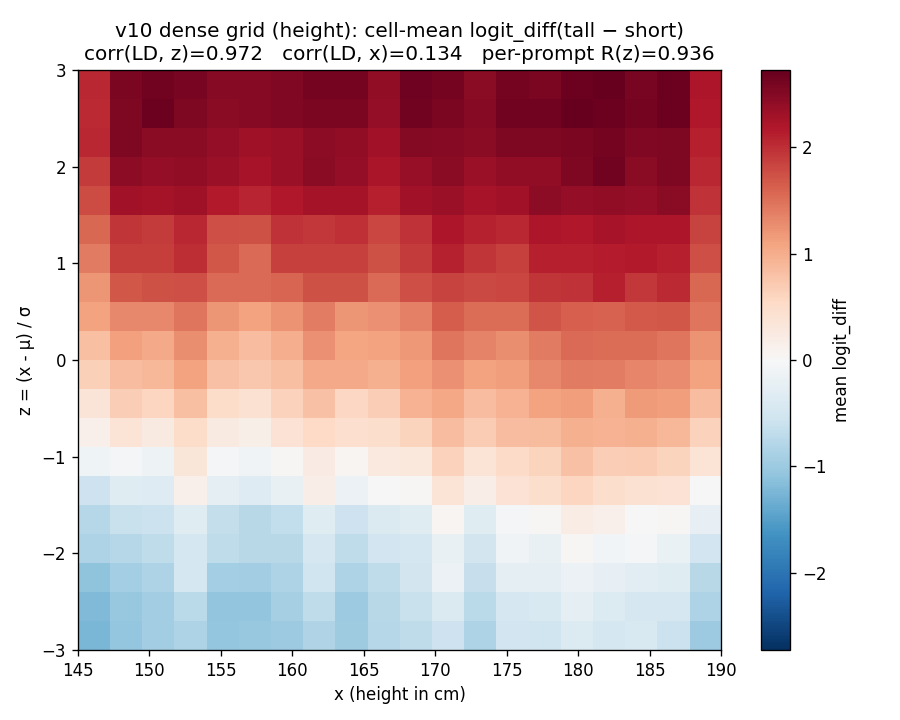
#> input picture figures/v10/behavioral_logit_diff_xz.png, 900 x 720 px
$ python build_paper_result_figures.py
#> lines starting #> are read from the running program, lines starting #| are printed output that depends on the picture
#!/usr/bin/env python3
"""Build paper-facing result figures from existing repo artifacts.

These figures intentionally remove internal experiment labels from visible
titles. Source provenance stays in LaTeX comments/captions and git history.
"""

from __future__ import annotations

import json
import importlib.util
import math
from pathlib import Path

import matplotlib.pyplot as plt
import numpy as np
from PIL import Image, ImageDraw, ImageFont


ROOT = Path(__file__).resolve().parents[1]
PAPER_FIG = ROOT / "paper" / "figures"
PAPER_FIG.mkdir(parents=True, exist_ok=True)

PAIR_LABELS = {
    "age": "Age",
    "bmi_abs": "BMI",
    "experience": "Experience",
    "height": "Height",
    "size": "Size",
    "speed": "Speed",
    "wealth": "Income",
    "weight": "Weight",
}

PAIR_ORDER = ["height", "age", "weight", "size", "speed", "wealth", "experience", "bmi_abs"]

DIST_LABELS = {
    "normal": "Normal",
    "uniform": "Uniform",
    "beta_u": "U-shaped beta",
    "beta_low": "Low-skew beta",
    "beta_high": "High-skew beta",
    "bimodal": "Bimodal",
}

ORDER_LABELS = {
    "random": "Random",
    "ascending": "Ascending",
    "descending": "Descending",
    "alternating_low_high": "Alternating",
    "near_target_first": "Near target first",
    "near_target_last": "Near target last",
}

OOD_LABELS = {
    "base": "In-range worlds",
    "world_extreme_low": "Low extreme worlds",
    "world_extreme_high": "High extreme worlds",
}

OOD_MAIN_LABELS = {
    "base": "In-range",
    "world_extreme_low": "Low world",
    "world_extreme_high": "High world",
}


def open_on_white(path: Path) -> Image.Image:
    """Open an image and composite transparency over white."""
    img = Image.open(path).convert("RGBA")
#> img is the input picture: PIL image 900x720 RGBA; mean R, G, B, A 215.9, 177.9, 179.1, 255
    bg = Image.new("RGBA", img.size, "white")
#> bg: PIL image 900x720 RGBA; every value is 255
    bg.alpha_composite(img)
    return bg.convert("RGB")


def crop_dense_height_heatmap() -> None:
    src = ROOT / "figures" / "v10" / "behavioral_logit_diff_xz.png"
    img = open_on_white(src)
    # Preserve the heatmap pixels from the audited source artifact, but rebuild
    # paper-facing axes so labels remain legible at one-column width.
    heatmap = img.crop((78, 69, 722, 649))
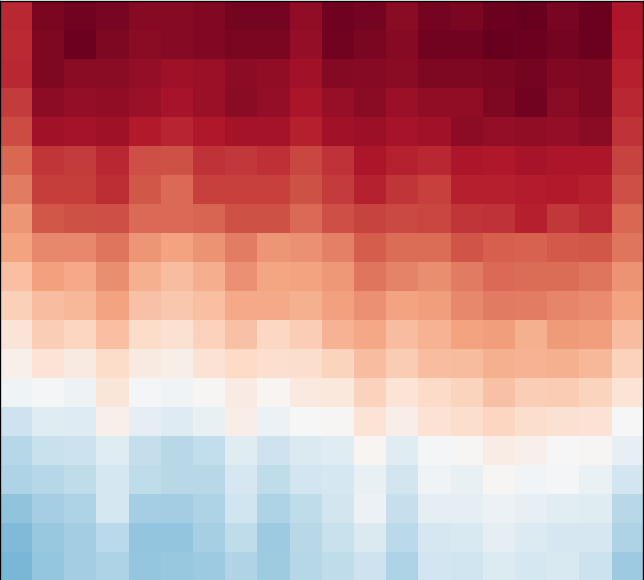
#> heatmap: PIL image 644x580 RGB; mean R, G, B 198, 132.8, 134.3

    fig, ax = plt.subplots(figsize=(3.35, 2.48), dpi=300)
    im = ax.imshow(
        heatmap,
        aspect="auto",
        origin="upper",
        extent=[145, 190, -3, 3],
    )
    ax.set_xticks(np.arange(145, 191, 5))
    ax.set_yticks(np.arange(-3, 4, 1))
    ax.set_xlabel(r"$x$ (height in cm)", fontsize=9.8, labelpad=2.5)
    ax.set_ylabel(r"$z=(x-\mu)/\sigma$", fontsize=9.8, labelpad=2.5)
    ax.tick_params(labelsize=8.8, pad=2)
    sm = plt.cm.ScalarMappable(cmap="RdBu_r", norm=plt.Normalize(vmin=-2.8, vmax=2.8))
    sm.set_array([])
    cbar = fig.colorbar(sm, ax=ax, fraction=0.047, pad=0.045)
    cbar.set_label(r"Mean $\Delta_{\mathrm{logit}}$", fontsize=9.4, labelpad=4)
    cbar.ax.tick_params(labelsize=8.4, pad=1.5)
    fig.tight_layout(pad=0.15)
    fig.savefig(PAPER_FIG / "fig_results_dense_height_heatmap_clean.png", bbox_inches="tight", dpi=300)
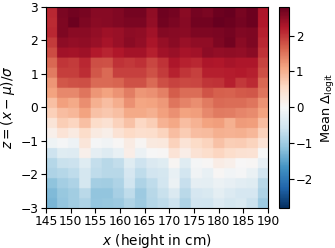
#> figure drawn by matplotlib, 2 panels
    plt.close(fig)


def build_pca_all_pairs() -> None:
    pairs = [(pair, PAIR_LABELS[pair]) for pair in PAIR_ORDER]
    fig, axes = plt.subplots(4, 2, figsize=(6.7, 8.2), dpi=180)
    for ax, (pair, title) in zip(axes.flat, pairs):
        src = ROOT / "figures" / "v11" / "pca" / f"{pair}_gemma2-9b_2d_L33.png"
        img = open_on_white(src)
        # Remove per-plot internal title. Keep axes, labels, points, and colorbar.
        img = img.crop((0, 38, img.width, img.height))
        ax.imshow(img)
        ax.set_title(title, fontsize=8, pad=1)
        ax.axis("off")
    fig.tight_layout(pad=0.2)
    fig.savefig(PAPER_FIG / "fig_results_pca_all_pairs_clean.png", bbox_inches="tight", dpi=220)
    plt.close(fig)


# [189 lines left out: functions build_kshot_evolution_2x3, build_layer_sweep_summary, build_layer_z_x_encode_use, standardized_distribution_samples, build_distribution_shapes, not called in this run]


def load_jsonl(path: Path) -> list[dict]:
    return [json.loads(line) for line in path.read_text().splitlines() if line.strip()]


# [550 lines left out: functions binned_mean_rows, plot_ld_by_z_grid, build_order_main_figure, build_distribution_bimodal_main_figure, build_robustness_figures, crop_relative_objective_phase and 6 more, not called in this run]


def main() -> None:
    crop_dense_height_heatmap()
    build_pca_all_pairs()
    build_kshot_evolution_2x3()
    build_layer_sweep_summary()
    build_layer_z_x_encode_use()
    build_distribution_shapes()
    build_robustness_figures()
    crop_relative_objective_phase()
    try:
        build_relative_objective_phase_9b()
    except Exception as exc:  # legacy phase-replot variant, not used by the current paper
        print(
            "[skip] build_relative_objective_phase_9b: needs "
            "internal/kshot/phase/data/p2_shot_sweep/*.jsonl "
            f"(regenerable via gen_p2_shot_sweep); {exc}"
        )
    build_shared_direction_steering()
    build_cross_pair_transfer()
    build_z_vs_x_transfer()
    crop_residual_vs_lexical_transfer()
    build_lexical_transfer_summary()
    print(f"Wrote paper result figures to {PAPER_FIG}")


if __name__ == "__main__":
#> (the run stopped early here; a loop or call above may not have finished)
